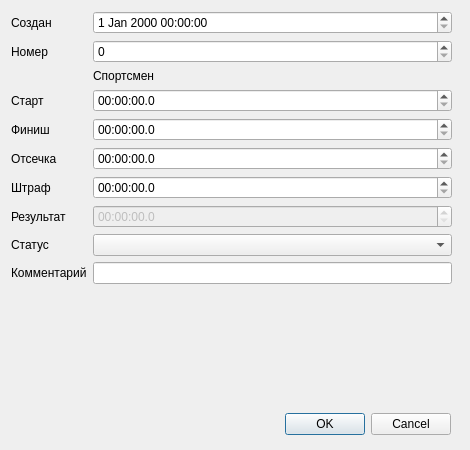
<?xml version="1.0" encoding="UTF-8"?>
<ui version="4.0">
 <class>FormResult</class>
 <widget class="QDialog" name="FormResult">
  <property name="geometry">
   <rect>
    <x>0</x>
    <y>0</y>
    <width>470</width>
    <height>450</height>
   </rect>
  </property>
  <property name="windowTitle">
   <string>Dialog</string>
  </property>
  <widget class="QDialogButtonBox" name="buttonBox">
   <property name="geometry">
    <rect>
     <x>120</x>
     <y>410</y>
     <width>331</width>
     <height>29</height>
    </rect>
   </property>
   <property name="orientation">
    <enum>Qt::Horizontal</enum>
   </property>
   <property name="standardButtons">
    <set>QDialogButtonBox::Cancel|QDialogButtonBox::Ok</set>
   </property>
  </widget>
  <widget class="QWidget" name="layoutWidget">
   <property name="geometry">
    <rect>
     <x>11</x>
     <y>11</y>
     <width>441</width>
     <height>391</height>
    </rect>
   </property>
   <layout class="QFormLayout" name="formLayout">
    <item row="0" column="0">
     <widget class="QLabel" name="label">
      <property name="text">
       <string>Создан</string>
      </property>
     </widget>
    </item>
    <item row="0" column="1">
     <widget class="QDateTimeEdit" name="ed_create"/>
    </item>
    <item row="1" column="0">
     <widget class="QLabel" name="label_2">
      <property name="text">
       <string>Номер</string>
      </property>
     </widget>
    </item>
    <item row="2" column="1">
     <widget class="QLabel" name="lb_person">
      <property name="enabled">
       <bool>true</bool>
      </property>
      <property name="text">
       <string>Спортсмен</string>
      </property>
     </widget>
    </item>
    <item row="3" column="0">
     <widget class="QLabel" name="label_3">
      <property name="text">
       <string>Старт</string>
      </property>
     </widget>
    </item>
    <item row="4" column="0">
     <widget class="QLabel" name="label_4">
      <property name="text">
       <string>Финиш</string>
      </property>
     </widget>
    </item>
    <item row="5" column="0">
     <widget class="QLabel" name="label_6">
      <property name="text">
       <string>Отсечка</string>
      </property>
     </widget>
    </item>
    <item row="6" column="0">
     <widget class="QLabel" name="label_7">
      <property name="text">
       <string>Штраф</string>
      </property>
     </widget>
    </item>
    <item row="7" column="0">
     <widget class="QLabel" name="label_8">
      <property name="text">
       <string>Результат</string>
      </property>
     </widget>
    </item>
    <item row="8" column="0">
     <widget class="QLabel" name="label_9">
      <property name="text">
       <string>Статус</string>
      </property>
     </widget>
    </item>
    <item row="9" column="0">
     <widget class="QLabel" name="label_10">
      <property name="text">
       <string>Комментарий</string>
      </property>
     </widget>
    </item>
    <item row="3" column="1">
     <widget class="QTimeEdit" name="ed_start">
      <property name="displayFormat">
       <string>HH:mm:ss.z</string>
      </property>
     </widget>
    </item>
    <item row="4" column="1">
     <widget class="QTimeEdit" name="ed_finish">
      <property name="displayFormat">
       <string>HH:mm:ss.z</string>
      </property>
     </widget>
    </item>
    <item row="7" column="1">
     <widget class="QTimeEdit" name="ed_result">
      <property name="enabled">
       <bool>false</bool>
      </property>
      <property name="displayFormat">
       <string>HH:mm:ss.z</string>
      </property>
     </widget>
    </item>
    <item row="5" column="1">
     <widget class="QTimeEdit" name="ed_offset">
      <property name="displayFormat">
       <string>HH:mm:ss.z</string>
      </property>
     </widget>
    </item>
    <item row="6" column="1">
     <widget class="QTimeEdit" name="ed_penalty">
      <property name="displayFormat">
       <string>HH:mm:ss.z</string>
      </property>
     </widget>
    </item>
    <item row="1" column="1">
     <widget class="QSpinBox" name="ed_bib">
      <property name="maximum">
       <number>99999999</number>
      </property>
     </widget>
    </item>
    <item row="8" column="1">
     <widget class="QComboBox" name="cb_status"/>
    </item>
    <item row="9" column="1">
     <widget class="QLineEdit" name="ed_comment"/>
    </item>
   </layout>
  </widget>
 </widget>
 <resources/>
 <connections>
  <connection>
   <sender>buttonBox</sender>
   <signal>accepted()</signal>
   <receiver>FormResult</receiver>
   <slot>accept()</slot>
   <hints>
    <hint type="sourcelabel">
     <x>248</x>
     <y>254</y>
    </hint>
    <hint type="destinationlabel">
     <x>157</x>
     <y>274</y>
    </hint>
   </hints>
  </connection>
  <connection>
   <sender>buttonBox</sender>
   <signal>rejected()</signal>
   <receiver>FormResult</receiver>
   <slot>reject()</slot>
   <hints>
    <hint type="sourcelabel">
     <x>316</x>
     <y>260</y>
    </hint>
    <hint type="destinationlabel">
     <x>286</x>
     <y>274</y>
    </hint>
   </hints>
  </connection>
 </connections>
</ui>
